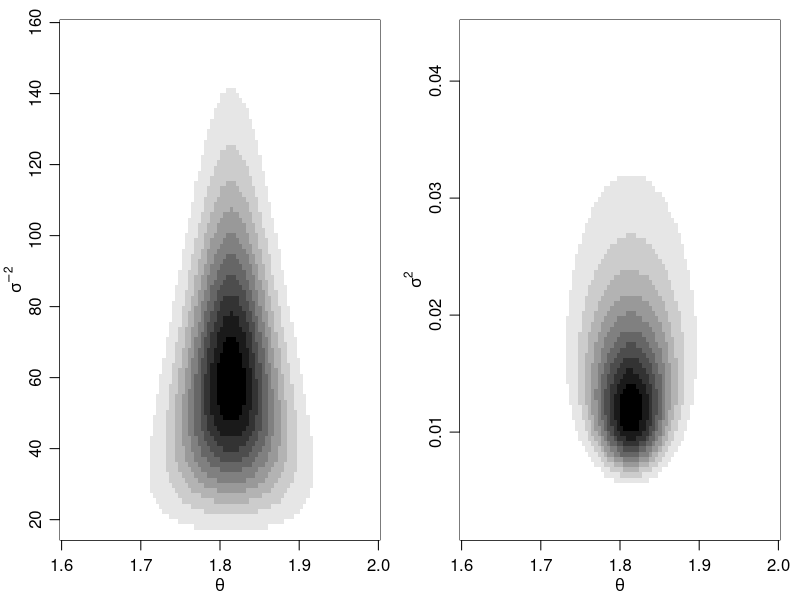

Here is the R script that generated this plot:
## ---- chunk 1
knitr::opts_chunk$set(comment = NA, prompt = TRUE)
## ---- chunk 2
# Fig 5.4 Joint posterior distributions of (theta, sigma^-2) and  (theta, sigma^2)
# http://www2.stat.duke.edu/~pdh10/FCBS/Replication/chapter5.R
# prior
# 1/sigma^2 ~ dgamma(nu_0/2, nu_0 sigma^2_0/2)
s2_0 <- 0.01 ; nu_0 <- 1
# theta|sigma^2 ~ dnorm(mu_0, sigma^2/k_0)
mu_0 <- 1.9 ; k_0 <- 1

## data
y <- c(1.64, 1.70, 1.72, 1.74, 1.82, 1.82, 1.82, 1.90, 2.08)
n <- length(y) ; ybar<-mean(y) ; s2 <- var(y)

## posterior inference
k_n <- k_0 + n ; nu_n <- nu_0 + n
mu_n <- (k_0 * mu_0 + n * ybar) / k_n  
s2_n <- (nu_0 * s2_0 + (n-1) * s2 + k_0 * n * (ybar - mu_0)^2 / k_n) / nu_n
mu_n
s2_n

# density of inverse gamma beta^alpha / Gamma(alpha) * x^-(alpha+1) exp(-beta/x)
dinvgamma<-function(x,a,b) {
  ld <- a * log(b) - lgamma(a) - (a+1) * log(x) - b / x 
  exp(ld)
}

# grid size
gs <- 100
theta_g <- seq(1.6, 2.0, length = gs)
is2_g <- seq(15, 160 , length = gs)
s2_g <- seq(0.001, 0.045, length = gs)

# log density theta inverse sigma square / sigma square
ld.th.is2 <- ld.th.s2 <- matrix(0, gs, gs)
for(i in 1:gs) { 
  for(j in 1:gs) {
    ld.th.is2[i,j]<- dnorm(theta_g[i], mu_n, 1/sqrt(is2_g[j]*k_n), log = TRUE) +
                   dgamma(is2_g[j], shape = nu_n/2, rate = nu_n*s2_n/2, log = TRUE)
    ld.th.s2[i,j]<- dnorm(theta_g[i], mu_n, sqrt(s2_g[j]/k_n), log = TRUE) +
                    log(dinvgamma(s2_g[j], nu_n/2, nu_n * s2_n/2 ))
  }
} 

par(mfrow = c(1,2), mar = c(3,3,1,1), mgp = c(1.75, 0.75, 0))
grays <- gray((10:0)/10)
image(theta_g, is2_g, exp(ld.th.is2), col = grays, xlab = expression(theta),
       ylab = expression(sigma^{-2}) ) 
image(theta_g, s2_g, exp(ld.th.s2), col = grays, xlab = expression(theta),
       ylab = expression(sigma^2) )
